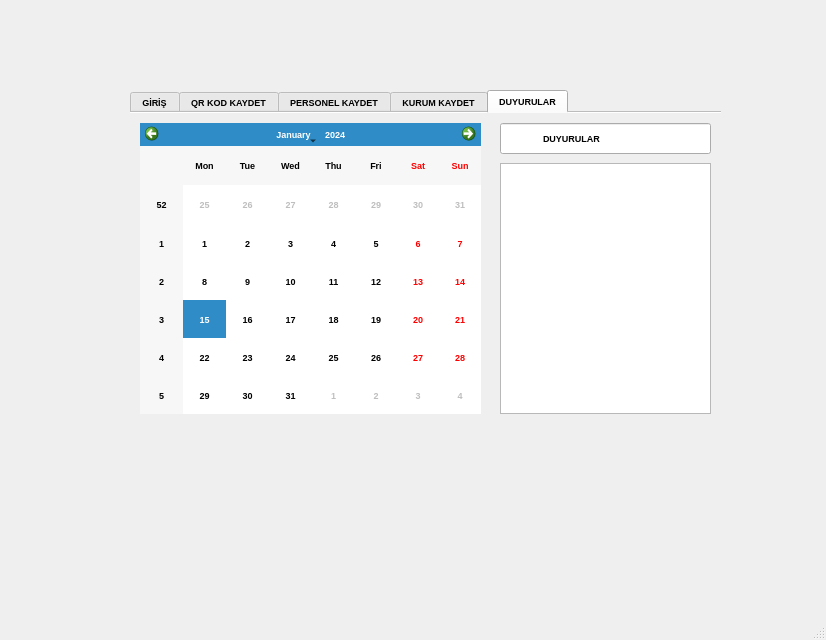
<?xml version="1.0" encoding="UTF-8"?>
<ui version="4.0">
 <class>MainWindow</class>
 <widget class="QMainWindow" name="MainWindow">
  <property name="geometry">
   <rect>
    <x>0</x>
    <y>0</y>
    <width>826</width>
    <height>640</height>
   </rect>
  </property>
  <property name="windowTitle">
   <string>MainWindow</string>
  </property>
  <widget class="QWidget" name="widget_2">
   <widget class="QTabWidget" name="tabWidget">
    <property name="enabled">
     <bool>true</bool>
    </property>
    <property name="geometry">
     <rect>
      <x>130</x>
      <y>90</y>
      <width>591</width>
      <height>331</height>
     </rect>
    </property>
    <property name="minimumSize">
     <size>
      <width>351</width>
      <height>0</height>
     </size>
    </property>
    <property name="font">
     <font>
      <pointsize>7</pointsize>
      <weight>75</weight>
      <bold>true</bold>
     </font>
    </property>
    <property name="tabPosition">
     <enum>QTabWidget::North</enum>
    </property>
    <property name="tabShape">
     <enum>QTabWidget::Rounded</enum>
    </property>
    <property name="currentIndex">
     <number>4</number>
    </property>
    <property name="elideMode">
     <enum>Qt::ElideLeft</enum>
    </property>
    <property name="documentMode">
     <bool>true</bool>
    </property>
    <widget class="QWidget" name="tab_3">
     <attribute name="title">
      <string>GİRİŞ</string>
     </attribute>
     <widget class="QLabel" name="label_5">
      <property name="geometry">
       <rect>
        <x>70</x>
        <y>40</y>
        <width>431</width>
        <height>91</height>
       </rect>
      </property>
      <property name="font">
       <font>
        <pointsize>14</pointsize>
        <weight>75</weight>
        <bold>true</bold>
       </font>
      </property>
      <property name="text">
       <string>  PERSONEL TAKİP OTOMASYONU</string>
      </property>
     </widget>
     <widget class="QPushButton" name="pushButton_3">
      <property name="geometry">
       <rect>
        <x>220</x>
        <y>150</y>
        <width>121</width>
        <height>71</height>
       </rect>
      </property>
      <property name="text">
       <string>GİRİŞ</string>
      </property>
     </widget>
    </widget>
    <widget class="QWidget" name="tab_4">
     <attribute name="title">
      <string>QR KOD KAYDET</string>
     </attribute>
     <widget class="QPushButton" name="pushButton_2">
      <property name="geometry">
       <rect>
        <x>100</x>
        <y>60</y>
        <width>381</width>
        <height>151</height>
       </rect>
      </property>
      <property name="font">
       <font>
        <pointsize>14</pointsize>
        <weight>75</weight>
        <bold>true</bold>
       </font>
      </property>
      <property name="text">
       <string> QR KODUNU OKUTUNUZ</string>
      </property>
     </widget>
    </widget>
    <widget class="QWidget" name="widget">
     <attribute name="icon">
      <iconset theme="personel">
       <normaloff>.</normaloff>.</iconset>
     </attribute>
     <attribute name="title">
      <string>PERSONEL KAYDET</string>
     </attribute>
     <widget class="QGroupBox" name="groupBox">
      <property name="geometry">
       <rect>
        <x>120</x>
        <y>10</y>
        <width>381</width>
        <height>281</height>
       </rect>
      </property>
      <property name="title">
       <string/>
      </property>
      <widget class="QLabel" name="label">
       <property name="geometry">
        <rect>
         <x>20</x>
         <y>100</y>
         <width>71</width>
         <height>16</height>
        </rect>
       </property>
       <property name="text">
        <string>Unvanı</string>
       </property>
      </widget>
      <widget class="QLabel" name="label_2">
       <property name="geometry">
        <rect>
         <x>20</x>
         <y>40</y>
         <width>71</width>
         <height>21</height>
        </rect>
       </property>
       <property name="text">
        <string>Ad Soyad</string>
       </property>
      </widget>
      <widget class="QLabel" name="label_3">
       <property name="geometry">
        <rect>
         <x>20</x>
         <y>70</y>
         <width>91</width>
         <height>16</height>
        </rect>
       </property>
       <property name="text">
        <string>T.C. Kimlik No </string>
       </property>
      </widget>
      <widget class="QLabel" name="label_4">
       <property name="geometry">
        <rect>
         <x>20</x>
         <y>130</y>
         <width>71</width>
         <height>16</height>
        </rect>
       </property>
       <property name="text">
        <string>Kurum Adı </string>
       </property>
      </widget>
      <widget class="QLineEdit" name="lineEdit_AdSoyad">
       <property name="geometry">
        <rect>
         <x>120</x>
         <y>40</y>
         <width>191</width>
         <height>22</height>
        </rect>
       </property>
      </widget>
      <widget class="QLineEdit" name="lineEdit_TCKimlikNo">
       <property name="geometry">
        <rect>
         <x>120</x>
         <y>70</y>
         <width>191</width>
         <height>22</height>
        </rect>
       </property>
      </widget>
      <widget class="QLineEdit" name="lineEdit_KurumAd">
       <property name="geometry">
        <rect>
         <x>120</x>
         <y>100</y>
         <width>191</width>
         <height>22</height>
        </rect>
       </property>
      </widget>
      <widget class="QLineEdit" name="lineEdit_4">
       <property name="geometry">
        <rect>
         <x>120</x>
         <y>130</y>
         <width>191</width>
         <height>22</height>
        </rect>
       </property>
      </widget>
      <widget class="QPushButton" name="pushButton">
       <property name="geometry">
        <rect>
         <x>120</x>
         <y>200</y>
         <width>191</width>
         <height>41</height>
        </rect>
       </property>
       <property name="text">
        <string>KAYDET</string>
       </property>
      </widget>
      <widget class="QLineEdit" name="lineEdit_5">
       <property name="geometry">
        <rect>
         <x>120</x>
         <y>160</y>
         <width>191</width>
         <height>22</height>
        </rect>
       </property>
      </widget>
      <widget class="QLabel" name="label_6">
       <property name="geometry">
        <rect>
         <x>20</x>
         <y>160</y>
         <width>71</width>
         <height>16</height>
        </rect>
       </property>
       <property name="text">
        <string>Telefon </string>
       </property>
      </widget>
     </widget>
    </widget>
    <widget class="QWidget" name="tab">
     <attribute name="title">
      <string>KURUM KAYDET</string>
     </attribute>
     <widget class="QLabel" name="label_7">
      <property name="geometry">
       <rect>
        <x>30</x>
        <y>30</y>
        <width>71</width>
        <height>16</height>
       </rect>
      </property>
      <property name="text">
       <string>Kurum Ara</string>
      </property>
     </widget>
     <widget class="QLineEdit" name="lineEdit">
      <property name="geometry">
       <rect>
        <x>110</x>
        <y>30</y>
        <width>381</width>
        <height>22</height>
       </rect>
      </property>
     </widget>
     <widget class="QLineEdit" name="lineEdit_2">
      <property name="geometry">
       <rect>
        <x>110</x>
        <y>70</y>
        <width>381</width>
        <height>131</height>
       </rect>
      </property>
     </widget>
     <widget class="QLabel" name="label_8">
      <property name="geometry">
       <rect>
        <x>30</x>
        <y>220</y>
        <width>71</width>
        <height>16</height>
       </rect>
      </property>
      <property name="text">
       <string>Kurum Adı</string>
      </property>
     </widget>
     <widget class="QLineEdit" name="lineEdit_3">
      <property name="geometry">
       <rect>
        <x>110</x>
        <y>220</y>
        <width>381</width>
        <height>22</height>
       </rect>
      </property>
     </widget>
     <widget class="QPushButton" name="pushButton_4">
      <property name="geometry">
       <rect>
        <x>160</x>
        <y>260</y>
        <width>101</width>
        <height>31</height>
       </rect>
      </property>
      <property name="text">
       <string>Temizle</string>
      </property>
     </widget>
     <widget class="QPushButton" name="pushButton_5">
      <property name="geometry">
       <rect>
        <x>320</x>
        <y>260</y>
        <width>111</width>
        <height>31</height>
       </rect>
      </property>
      <property name="text">
       <string>Ekle</string>
      </property>
     </widget>
    </widget>
    <widget class="QWidget" name="tab_2">
     <attribute name="title">
      <string>DUYURULAR</string>
     </attribute>
     <widget class="QCalendarWidget" name="calendarWidget">
      <property name="geometry">
       <rect>
        <x>10</x>
        <y>10</y>
        <width>341</width>
        <height>291</height>
       </rect>
      </property>
      <property name="font">
       <font>
        <pointsize>7</pointsize>
       </font>
      </property>
      <property name="minimumDate">
       <date>
        <year>2021</year>
        <month>1</month>
        <day>1</day>
       </date>
      </property>
      <property name="selectionMode">
       <enum>QCalendarWidget::SingleSelection</enum>
      </property>
      <property name="navigationBarVisible">
       <bool>true</bool>
      </property>
      <property name="dateEditEnabled">
       <bool>true</bool>
      </property>
     </widget>
     <widget class="QListWidget" name="listWidget">
      <property name="geometry">
       <rect>
        <x>370</x>
        <y>50</y>
        <width>211</width>
        <height>251</height>
       </rect>
      </property>
     </widget>
     <widget class="QLabel" name="label_9">
      <property name="geometry">
       <rect>
        <x>460</x>
        <y>30</y>
        <width>55</width>
        <height>16</height>
       </rect>
      </property>
      <property name="text">
       <string/>
      </property>
     </widget>
     <widget class="QLineEdit" name="lineEdit_6">
      <property name="geometry">
       <rect>
        <x>370</x>
        <y>10</y>
        <width>211</width>
        <height>31</height>
       </rect>
      </property>
      <property name="text">
       <string>                DUYURULAR </string>
      </property>
     </widget>
    </widget>
   </widget>
  </widget>
  <widget class="QStatusBar" name="statusbar"/>
 </widget>
 <resources/>
 <connections/>
</ui>
